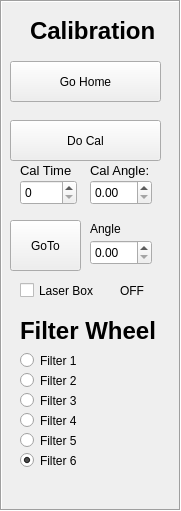
   <widget class="QFrame" name="frame_7">
    <property name="geometry">
     <rect>
      <x>860</x>
      <y>390</y>
      <width>181</width>
      <height>511</height>
     </rect>
    </property>
    <property name="frameShape">
     <enum>QFrame::Box</enum>
    </property>
    <property name="frameShadow">
     <enum>QFrame::Sunken</enum>
    </property>
    <widget class="QLabel" name="label_36">
     <property name="geometry">
      <rect>
       <x>30</x>
       <y>10</y>
       <width>141</width>
       <height>41</height>
      </rect>
     </property>
     <property name="font">
      <font>
       <family>Arial</family>
       <pointsize>18</pointsize>
       <weight>75</weight>
       <bold>true</bold>
      </font>
     </property>
     <property name="text">
      <string>Calibration</string>
     </property>
    </widget>
    <widget class="QSpinBox" name="cal_time">
     <property name="geometry">
      <rect>
       <x>20</x>
       <y>180</y>
       <width>57</width>
       <height>25</height>
      </rect>
     </property>
     <property name="maximum">
      <number>10000</number>
     </property>
    </widget>
    <widget class="QDoubleSpinBox" name="cal_angle">
     <property name="geometry">
      <rect>
       <x>90</x>
       <y>180</y>
       <width>62</width>
       <height>25</height>
      </rect>
     </property>
     <property name="maximum">
      <double>360.000000000000000</double>
     </property>
    </widget>
    <widget class="QDoubleSpinBox" name="goto_angle">
     <property name="geometry">
      <rect>
       <x>90</x>
       <y>240</y>
       <width>62</width>
       <height>25</height>
      </rect>
     </property>
    </widget>
    <widget class="QLabel" name="label_37">
     <property name="geometry">
      <rect>
       <x>90</x>
       <y>220</y>
       <width>62</width>
       <height>17</height>
      </rect>
     </property>
     <property name="text">
      <string>Angle</string>
     </property>
    </widget>
    <widget class="QLabel" name="label_38">
     <property name="geometry">
      <rect>
       <x>20</x>
       <y>160</y>
       <width>51</width>
       <height>21</height>
      </rect>
     </property>
     <property name="font">
      <font>
       <pointsize>10</pointsize>
      </font>
     </property>
     <property name="text">
      <string>Cal Time:</string>
     </property>
    </widget>
    <widget class="QLabel" name="label_39">
     <property name="geometry">
      <rect>
       <x>90</x>
       <y>160</y>
       <width>61</width>
       <height>21</height>
      </rect>
     </property>
     <property name="font">
      <font>
       <pointsize>10</pointsize>
      </font>
     </property>
     <property name="text">
      <string>Cal Angle:</string>
     </property>
    </widget>
    <widget class="QPushButton" name="do_cal_button">
     <property name="geometry">
      <rect>
       <x>10</x>
       <y>120</y>
       <width>151</width>
       <height>41</height>
      </rect>
     </property>
     <property name="text">
      <string>Do Cal</string>
     </property>
    </widget>
    <widget class="QPushButton" name="go_home_button">
     <property name="geometry">
      <rect>
       <x>10</x>
       <y>61</y>
       <width>151</width>
       <height>41</height>
      </rect>
     </property>
     <property name="text">
      <string>Go Home</string>
     </property>
    </widget>
    <widget class="QPushButton" name="goto_button">
     <property name="geometry">
      <rect>
       <x>10</x>
       <y>220</y>
       <width>71</width>
       <height>51</height>
      </rect>
     </property>
     <property name="text">
      <string>GoTo</string>
     </property>
    </widget>
    <widget class="QLabel" name="label_40">
     <property name="geometry">
      <rect>
       <x>20</x>
       <y>310</y>
       <width>151</width>
       <height>41</height>
      </rect>
     </property>
     <property name="font">
      <font>
       <family>Arial</family>
       <pointsize>18</pointsize>
       <weight>75</weight>
       <bold>true</bold>
      </font>
     </property>
     <property name="text">
      <string>Filter Wheel</string>
     </property>
    </widget>
    <widget class="QCheckBox" name="laser_toggle">
     <property name="geometry">
      <rect>
       <x>20</x>
       <y>270</y>
       <width>111</width>
       <height>41</height>
      </rect>
     </property>
     <property name="text">
      <string>Laser Box</string>
     </property>
    </widget>
    <widget class="QLabel" name="laser_label">
     <property name="geometry">
      <rect>
       <x>120</x>
       <y>270</y>
       <width>51</width>
       <height>41</height>
      </rect>
     </property>
     <property name="text">
      <string>OFF</string>
     </property>
    </widget>
    <widget class="QRadioButton" name="filter1">
     <property name="geometry">
      <rect>
       <x>20</x>
       <y>350</y>
       <width>102</width>
       <height>21</height>
      </rect>
     </property>
     <property name="text">
      <string>Filter 1</string>
     </property>
     <property name="autoExclusive">
      <bool>false</bool>
     </property>
     <attribute name="buttonGroup">
      <string>filter_buttonGroup</string>
     </attribute>
    </widget>
    <widget class="QRadioButton" name="filter2">
     <property name="geometry">
      <rect>
       <x>20</x>
       <y>370</y>
       <width>102</width>
       <height>21</height>
      </rect>
     </property>
     <property name="text">
      <string>Filter 2</string>
     </property>
     <property name="autoExclusive">
      <bool>false</bool>
     </property>
     <attribute name="buttonGroup">
      <string>filter_buttonGroup</string>
     </attribute>
    </widget>
    <widget class="QRadioButton" name="filter3">
     <property name="geometry">
      <rect>
       <x>20</x>
       <y>390</y>
       <width>102</width>
       <height>21</height>
      </rect>
     </property>
     <property name="text">
      <string>Filter 3</string>
     </property>
     <property name="autoExclusive">
      <bool>false</bool>
     </property>
     <attribute name="buttonGroup">
      <string>filter_buttonGroup</string>
     </attribute>
    </widget>
    <widget class="QRadioButton" name="filter4">
     <property name="geometry">
      <rect>
       <x>20</x>
       <y>410</y>
       <width>102</width>
       <height>21</height>
      </rect>
     </property>
     <property name="text">
      <string>Filter 4</string>
     </property>
     <property name="autoExclusive">
      <bool>false</bool>
     </property>
     <attribute name="buttonGroup">
      <string>filter_buttonGroup</string>
     </attribute>
    </widget>
    <widget class="QRadioButton" name="filter5">
     <property name="geometry">
      <rect>
       <x>20</x>
       <y>430</y>
       <width>102</width>
       <height>21</height>
      </rect>
     </property>
     <property name="text">
      <string>Filter 5</string>
     </property>
     <property name="autoExclusive">
      <bool>false</bool>
     </property>
     <attribute name="buttonGroup">
      <string>filter_buttonGroup</string>
     </attribute>
    </widget>
    <widget class="QRadioButton" name="filter6">
     <property name="geometry">
      <rect>
       <x>20</x>
       <y>450</y>
       <width>102</width>
       <height>21</height>
      </rect>
     </property>
     <property name="text">
      <string>Filter 6</string>
     </property>
     <property name="checked">
      <bool>true</bool>
     </property>
     <property name="autoExclusive">
      <bool>false</bool>
     </property>
     <attribute name="buttonGroup">
      <string>filter_buttonGroup</string>
     </attribute>
    </widget>
   </widget>
